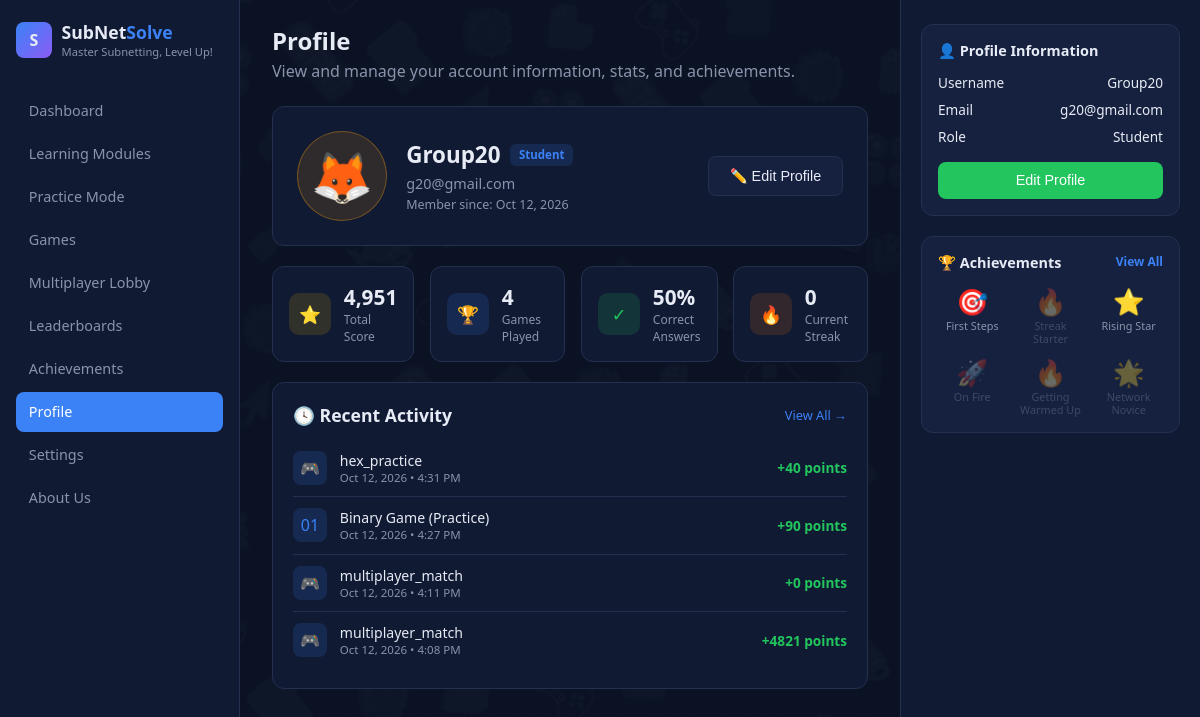
The app's page /profile.php (signed in), older data.
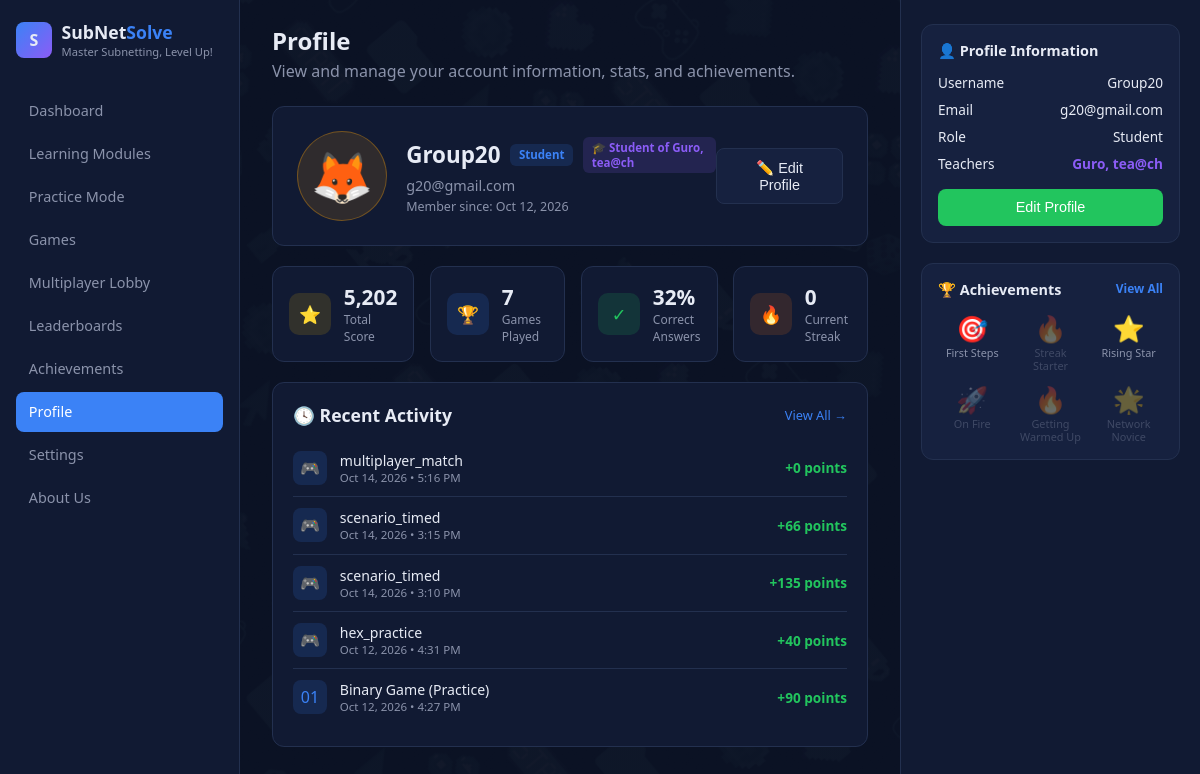
The same page, newer data.
### tables this page shows
CREATE TABLE `user_progress` (
  `user_id` int(11) NOT NULL,
  `level` int(11) NOT NULL DEFAULT 1,
  `career_xp` int(11) NOT NULL DEFAULT 0,
  `total_xp` int(11) NOT NULL DEFAULT 0,
  `xp_to_next_level` int(11) NOT NULL DEFAULT 500,
  `lessons_completed` int(11) NOT NULL DEFAULT 0,
  `quizzes_completed` int(11) NOT NULL DEFAULT 0,
  `total_correct` int(11) NOT NULL DEFAULT 0,
  `total_wrong` int(11) NOT NULL DEFAULT 0,
  `current_streak` int(11) NOT NULL DEFAULT 0,
  `last_activity_date` date DEFAULT NULL,
  `last_daily_challenge_date` date DEFAULT NULL
);

CREATE TABLE `scores` (
  `id` int(11) NOT NULL,
  `user_id` int(11) NOT NULL,
  `match_id` int(11) DEFAULT NULL,
  `game_type` varchar(50) NOT NULL DEFAULT 'general',
  `points` int(11) NOT NULL DEFAULT 0,
  `played_at` datetime NOT NULL,
  `correct_count` int(11) NOT NULL DEFAULT 0
);

CREATE TABLE `badges` (
  `id` int(11) NOT NULL,
  `code` varchar(50) NOT NULL,
  `name` varchar(100) NOT NULL,
  `description` varchar(255) NOT NULL,
  `icon` varchar(10) NOT NULL,
  `criteria_type` varchar(30) NOT NULL,
  `criteria_value` int(11) NOT NULL
);

### profile.php (the view, shortened to what the changed rows need)
<?php
require "config.php";
$userId = $_SESSION["user_id"];
function load_user($conn, $userId) {
    $stmt = mysqli_prepare($conn, "SELECT username, email, avatar, is_admin, is_teacher, created_at FROM users WHERE id = ?");
    mysqli_stmt_bind_param($stmt, "i", $userId);
    mysqli_stmt_execute($stmt);
    return mysqli_stmt_get_result($stmt)->fetch_assoc();
}
$user = load_user($conn, $userId);
$teacherStmt = mysqli_prepare($conn, "
    SELECT u.username AS teacher_name
    FROM teacher_students ts
    JOIN users u ON u.id = ts.teacher_id
    WHERE ts.student_id = ?
    ORDER BY u.username ASC
");
mysqli_stmt_bind_param($teacherStmt, "i", $userId);
mysqli_stmt_execute($teacherStmt);
$teacherResult = mysqli_stmt_get_result($teacherStmt);
$teacherList = [];
while ($row = mysqli_fetch_assoc($teacherResult)) {
    $teacherList[] = $row["teacher_name"];
}
$teacherCount = count($teacherList);
$teacherText = "";
if ($teacherCount === 1) {
    $teacherText = $teacherList[0];
} elseif ($teacherCount > 1) {
    $teacherText = implode(", ", $teacherList);
}
$roleLabel = !empty($user["is_admin"]) ? "Admin" : (!empty($user["is_teacher"]) ? "Teacher" : "Student");
$roleClass = !empty($user["is_admin"]) ? "in_progress" : (!empty($user["is_teacher"]) ? "in_progress" : "waiting");
$progStmt = mysqli_prepare($conn, "SELECT career_xp, quizzes_completed, total_correct, total_wrong, current_streak FROM user_progress WHERE user_id = ?");
mysqli_stmt_bind_param($progStmt, "i", $userId);
mysqli_stmt_execute($progStmt);
$prog = mysqli_stmt_get_result($progStmt)->fetch_assoc() ?: ["career_xp"=>0,"quizzes_completed"=>0,"total_correct"=>0,"total_wrong"=>0,"current_streak"=>0];
$totalAnswers = $prog["total_correct"] + $prog["total_wrong"];
$correctPct = $totalAnswers > 0 ? round(($prog["total_correct"] / $totalAnswers) * 100) : 0;
$showAll = isset($_GET["activity"]) && $_GET["activity"] === "all";
$limit = $showAll ? 20 : 5;
$activityResult = mysqli_query($conn, "SELECT game_type, points, played_at FROM scores WHERE user_id = $userId ORDER BY played_at DESC LIMIT $limit");
$gameLabels = [
    "subnet_dissect_practice" => ["Dissect an IP Address (Practice)", "🌐"],
    "subnet_dissect_timed"    => ["Dissect an IP Address (Timed)", "🌐"],
    "binary_practice"         => ["Binary Game (Practice)", "01"],
    "binary_game"             => ["Binary Game (Timed)", "01"],
    "showdown_practice"       => ["Subnet Showdown (Practice)", "🎯"],
    "showdown_timed"          => ["Subnet Showdown", "🎯"],
    "multiplayer_1v1"         => ["1v1 Multiplayer Match", "⚔️"],
];
$badgesResult = mysqli_query($conn, "SELECT * FROM badges ORDER BY criteria_value LIMIT 6");
$earnedStmt = mysqli_prepare($conn, "SELECT badge_id FROM user_badges WHERE user_id = ?");
mysqli_stmt_bind_param($earnedStmt, "i", $userId);
mysqli_stmt_execute($earnedStmt);
$earnedIds = array_column(mysqli_stmt_get_result($earnedStmt)->fetch_all(MYSQLI_ASSOC), "badge_id");
?>
<!DOCTYPE html>
<html lang="en">
<head>
    <link rel="stylesheet" href="dash.css">
    <link rel="stylesheet" href="game.css">
</head>
<body>
<div class="layout">
    <aside class="sidebar">
        <div class="brand">
            <div>
                <h1>SubNet<span>Solve</span></h1>
            </div>
        </div>
    </aside>
    <main class="main">
        <div class="welcome">
            <h2>Profile</h2>
        </div>
        <div class="profile-hero">
            <div class="profile-hero-left">
                <div>
                    <div class="name-row">
                        <h2><?= htmlspecialchars($user["username"]) ?></h2>
                        <span class="role-tag <?= $roleClass ?>"><?= htmlspecialchars($roleLabel) ?></span>
                        <?php if ($teacherCount > 0): ?>
                            <span class="role-tag" style="background:rgba(139,92,246,0.15); color:var(--purple);">
                                🎓 Student of <?= htmlspecialchars($teacherText) ?>
                            </span>
                        <?php endif; ?>
                    </div>
                </div>
            </div>
        </div>
        <div class="stat-grid-4">
            <div class="stat-card">
                <div><div class="value"><?= number_format($prog["career_xp"]) ?></div><div class="label">Total Score</div></div>
            </div>
            <div class="stat-card">
                <div><div class="value"><?= $prog["quizzes_completed"] ?></div><div class="label">Games Played</div></div>
            </div>
            <div class="stat-card">
                <div><div class="value"><?= $correctPct ?>%</div><div class="label">Correct Answers</div></div>
            </div>
            <div class="stat-card">
                <div><div class="value"><?= $prog["current_streak"] ?></div><div class="label">Current Streak</div></div>
            </div>
        </div>
        <div class="explore-panel">
            <?php if (mysqli_num_rows($activityResult) === 0): ?>
                <p style="color:var(--text-dim); font-size:0.85rem;">No activity yet — play a game to see it here.</p>
            <?php else: ?>
                <?php while ($a = mysqli_fetch_assoc($activityResult)):
                    $meta = $gameLabels[$a["game_type"]] ?? [$a["game_type"], "🎮"];
                ?>
                    <div class="activity-list-row">
                        <div class="icon-box" style="background:rgba(59,130,246,0.15); color:var(--blue);"><?= $meta[1] ?></div>
                        <div>
                            <div class="title"><?= htmlspecialchars($meta[0]) ?></div>
                            <div class="time"><?= date("M j, Y • g:i A", strtotime($a["played_at"])) ?></div>
                        </div>
                        <div class="points">+<?= $a["points"] ?> points</div>
                    </div>
                <?php endwhile; ?>
            <?php endif; ?>
        </div>
    </main>
    <aside class="right-col">
        <div class="panel-box">
            <?php if ($teacherCount > 0): ?>
                <div class="stat-line">
                    <span><?= $teacherCount > 1 ? "Teachers" : "Teacher" ?></span>
                    <span style="color:var(--purple); font-weight:bold; text-align:right; max-width:180px; word-break:break-word;">
                        <?= htmlspecialchars($teacherText) ?>
                    </span>
                </div>
            <?php endif; ?>
        </div>
        <div class="panel-box">
            <div style="display:grid; grid-template-columns:repeat(3,1fr); gap:0.6rem;">
                <?php while ($b = mysqli_fetch_assoc($badgesResult)):
                    $earned = in_array($b["id"], $earnedIds);
                ?>
                    <div style="text-align:center; opacity:<?= $earned ? "1" : "0.35" ?>;">
                        <div style="font-size:1.6rem;"><?= $b["icon"] ?></div>
                        <div style="font-size:0.68rem; color:var(--text-dim); line-height:1.2;"><?= htmlspecialchars($b["name"]) ?></div>
                    </div>
                <?php endwhile; ?>
            </div>
        </div>
    </aside>
</div>
</body>
</html>

Row changes from the older to the newer data that the page shows:
no longer on this page (row unchanged): scores: game_type "🎮", game_type "multiplayer_match", played_at "Oct 12, 2026 • 4:11 PM", points "0"
no longer on this page (row unchanged): scores: game_type "🎮", game_type "multiplayer_match", played_at "Oct 12, 2026 • 4:08 PM", points "4821"
changed user_progress: career_xp "4,951" → "5,202"; quizzes_completed "4" → "7"; correctPct "50" → "32"
added scores: game_type "🎮", game_type "multiplayer_match", played_at "Oct 14, 2026 • 5:16 PM", points "0"
added scores: game_type "🎮", game_type "scenario_timed", played_at "Oct 14, 2026 • 3:15 PM", points "66"
added scores: game_type "🎮", game_type "scenario_timed", played_at "Oct 14, 2026 • 3:10 PM", points "135"
Text that changed along with them:
$teacherText: (not shown) → "Guro, tea@ch"
text now shown: "🎓 Student of Teachers"
